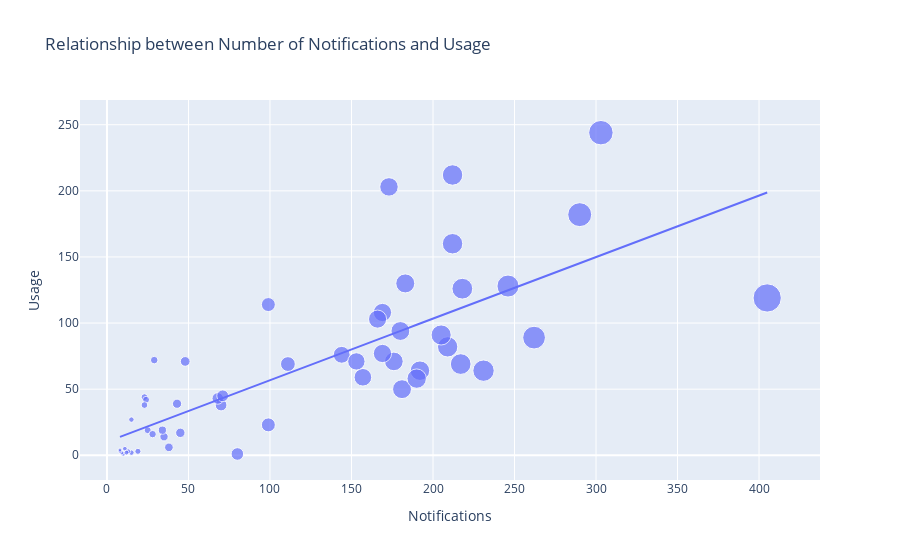

Notebook code for this chart:
### Code cell
#Let's look at the relationship between the number of notifications and the amount of usage

figure = px.scatter(data_frame = data,
                   x = "Notifications",
                   y = "Usage",
                   size = "Notifications",
                   trendline = "ols",
                   title = "Relationship between Number of Notifications and Usage")
figure.show()

### Figure 1 — Plotly figure (JSON) as saved in the notebook; plotly's stock layout.template omitted (floating-point values rounded to 4 significant figures)
{"data": [{"hovertemplate": "Notifications=%{marker.size}<br>Usage=%{y}<extra></extra>", "legendgroup": "", "marker": {"color": "#636efa", "size": [70, 43, 231, 35, 19, 25, 23, 28, 15, 29, 24, 34, 23, 48, 68, 71, 180, 99, 45, 10, 15, 13, 9, 8, 8, 11, 12, 209, 111, 183, 157, 246, 169, 99, 144, 80, 38, 218, 205, 212, 217, 405, 166, 173, 290, 153, 192, 181, 176, 212, 303, 169, 190, 262], "sizemode": "area", "sizeref": 1.012, "symbol": "circle"}, "mode": "markers", "name": "", "orientation": "v", "showlegend": false, "type": "scatter", "x": [70, 43, 231, 35, 19, 25, 23, 28, 15, 29, 24, 34, 23, 48, 68, 71, 180, 99, 45, 10, 15, 13, 9, 8, 8, 11, 12, 209, 111, 183, 157, 246, 169, 99, 144, 80, 38, 218, 205, 212, 217, 405, 166, 173, 290, 153, 192, 181, 176, 212, 303, 169, 190, 262], "xaxis": "x", "y": [38, 39, 64, 14, 3, 19, 44, 16, 27, 72, 42, 19, 38, 71, 43, 45, 94, 114, 17, 1, 2, 3, 2, 3, 4, 5, 2, 82, 69, 130, 59, 128, 108, 23, 76, 1, 6, 126, 91, 160, 69, 119, 103, 203, 182, 71, 64, 50, 71, 212, 244, 77, 58, 89], "yaxis": "y"}, {"hovertemplate": "<b>OLS trendline</b><br>Usage = 0.465523 * Notifications + 10.2432<br>R<sup>2</sup>=0.599775<br><br>Notifications=%{x}<br>Usage=%{y} <b>(trend)</b><extra></extra>", "legendgroup": "", "marker": {"color": "#636efa", "symbol": "circle"}, "mode": "lines", "name": "", "showlegend": false, "type": "scatter", "x": [8, 8, 9, 10, 11, 12, 13, 15, 15, 19, 23, 23, 24, 25, 28, 29, 34, 35, 38, 43, 45, 48, 68, 70, 71, 80, 99, 99, 111, 144, 153, 157, 166, 169, 169, 173, 176, 180, 181, 183, 190, 192, 205, 209, 212, 212, 217, 218, 231, 246, 262, 290, 303, 405], "xaxis": "x", "y": [13.97, 13.97, 14.43, 14.9, 15.36, 15.83, 16.3, 17.23, 17.23, 19.09, 20.95, 20.95, 21.42, 21.88, 23.28, 23.74, 26.07, 26.54, 27.93, 30.26, 31.19, 32.59, 41.9, 42.83, 43.3, 47.49, 56.33, 56.33, 61.92, 77.28, 81.47, 83.33, 87.52, 88.92, 88.92, 90.78, 92.18, 94.04, 94.5, 95.43, 98.69, 99.62, 105.7, 107.5, 108.9, 108.9, 111.3, 111.7, 117.8, 124.8, 132.2, 145.2, 151.3, 198.8], "yaxis": "y"}], "layout": {"legend": {"itemsizing": "constant", "tracegroupgap": 0}, "title": {"text": "Relationship between Number of Notifications and Usage"}, "xaxis": {"anchor": "y", "domain": [0, 1], "title": {"text": "Notifications"}}, "yaxis": {"anchor": "x", "domain": [0, 1], "title": {"text": "Usage"}}}}
